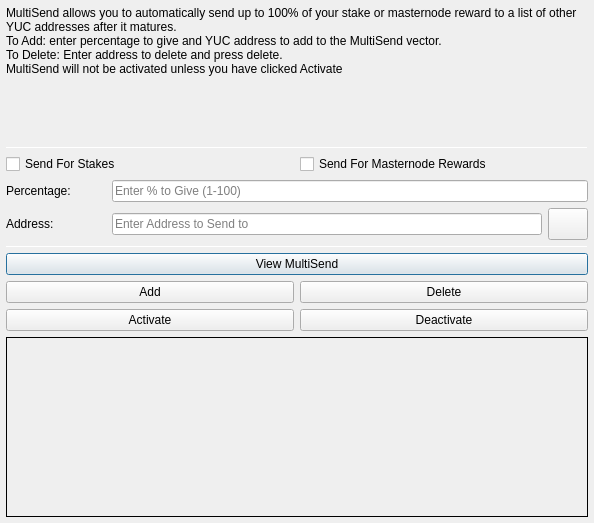
<?xml version="1.0" encoding="UTF-8"?>
<ui version="4.0">
 <class>MultiSendDialog</class>
 <widget class="QDialog" name="MultiSendDialog">
  <property name="windowModality">
   <enum>Qt::NonModal</enum>
  </property>
  <property name="geometry">
   <rect>
    <x>0</x>
    <y>0</y>
    <width>594</width>
    <height>523</height>
   </rect>
  </property>
  <property name="windowTitle">
   <string>MultiSend</string>
  </property>
  <layout class="QVBoxLayout" name="verticalLayout" stretch="0">
   <property name="leftMargin">
    <number>6</number>
   </property>
   <property name="topMargin">
    <number>6</number>
   </property>
   <property name="rightMargin">
    <number>6</number>
   </property>
   <property name="bottomMargin">
    <number>6</number>
   </property>
   <item>
    <layout class="QVBoxLayout" name="verticalLayout_Main" stretch="1,1,1,1,1,1">
     <item>
      <widget class="QLabel" name="label_2">
       <property name="lineWidth">
        <number>1</number>
       </property>
       <property name="text">
        <string>MultiSend allows you to automatically send up to 100% of your stake or masternode reward to a list of other YUC addresses after it matures.
To Add: enter percentage to give and YUC address to add to the MultiSend vector.
To Delete: Enter address to delete and press delete.
MultiSend will not be activated unless you have clicked Activate</string>
       </property>
       <property name="alignment">
        <set>Qt::AlignLeading|Qt::AlignLeft|Qt::AlignTop</set>
       </property>
       <property name="wordWrap">
        <bool>true</bool>
       </property>
      </widget>
     </item>
     <item>
      <widget class="Line" name="line">
       <property name="minimumSize">
        <size>
         <width>0</width>
         <height>1</height>
        </size>
       </property>
       <property name="maximumSize">
        <size>
         <width>16777215</width>
         <height>1</height>
        </size>
       </property>
       <property name="orientation">
        <enum>Qt::Horizontal</enum>
       </property>
      </widget>
     </item>
     <item>
      <layout class="QVBoxLayout" name="verticalLayout_Settings">
       <item>
        <layout class="QHBoxLayout" name="horizontalLayout">
         <item>
          <widget class="QCheckBox" name="multiSendStakeCheckBox">
           <property name="text">
            <string>Send For Stakes</string>
           </property>
          </widget>
         </item>
         <item>
          <widget class="QCheckBox" name="multiSendMasternodeCheckBox">
           <property name="text">
            <string>Send For Masternode Rewards</string>
           </property>
          </widget>
         </item>
        </layout>
       </item>
       <item>
        <layout class="QHBoxLayout" name="horizontalLayout_6">
         <item>
          <widget class="QLabel" name="label">
           <property name="minimumSize">
            <size>
             <width>100</width>
             <height>0</height>
            </size>
           </property>
           <property name="toolTip">
            <string>Percentage of stake to send</string>
           </property>
           <property name="text">
            <string>Percentage:</string>
           </property>
          </widget>
         </item>
         <item>
          <widget class="QLineEdit" name="multiSendPercentEdit">
           <property name="toolTip">
            <string>Enter whole numbers 1 - 100</string>
           </property>
           <property name="placeholderText">
            <string>Enter % to Give (1-100)</string>
           </property>
          </widget>
         </item>
        </layout>
       </item>
       <item>
        <layout class="QHBoxLayout" name="horizontalLayout_7">
         <item>
          <widget class="QLabel" name="label_5">
           <property name="minimumSize">
            <size>
             <width>100</width>
             <height>0</height>
            </size>
           </property>
           <property name="toolTip">
            <string>Address to send portion of stake to</string>
           </property>
           <property name="text">
            <string>Address:</string>
           </property>
          </widget>
         </item>
         <item>
          <widget class="QLineEdit" name="multiSendAddressEdit">
           <property name="toolTip">
            <string/>
           </property>
           <property name="placeholderText">
            <string>Enter Address to Send to</string>
           </property>
          </widget>
         </item>
         <item>
          <widget class="QPushButton" name="addressBookButton">
           <property name="maximumSize">
            <size>
             <width>16777215</width>
             <height>32</height>
            </size>
           </property>
           <property name="toolTip">
            <string>Choose an address from the address book</string>
           </property>
           <property name="text">
            <string/>
           </property>
           <property name="icon">
            <iconset resource="../yucoin.qrc">
             <normaloff>:/icons/address-book</normaloff>:/icons/address-book</iconset>
           </property>
           <property name="shortcut">
            <string>Alt+A</string>
           </property>
           <property name="autoDefault">
            <bool>false</bool>
           </property>
          </widget>
         </item>
        </layout>
       </item>
      </layout>
     </item>
     <item>
      <widget class="Line" name="line_2">
       <property name="minimumSize">
        <size>
         <width>0</width>
         <height>1</height>
        </size>
       </property>
       <property name="maximumSize">
        <size>
         <width>16777215</width>
         <height>1</height>
        </size>
       </property>
       <property name="orientation">
        <enum>Qt::Horizontal</enum>
       </property>
      </widget>
     </item>
     <item>
      <layout class="QVBoxLayout" name="verticalLayout_Buttons">
       <item>
        <layout class="QHBoxLayout" name="horizontalLayout_4">
         <item>
          <widget class="QPushButton" name="viewButton">
           <property name="toolTip">
            <string/>
           </property>
           <property name="statusTip">
            <string>View MultiSend Vector</string>
           </property>
           <property name="text">
            <string>View MultiSend</string>
           </property>
          </widget>
         </item>
        </layout>
       </item>
       <item>
        <layout class="QHBoxLayout" name="horizontalLayout_2">
         <item>
          <widget class="QPushButton" name="addButton">
           <property name="toolTip">
            <string/>
           </property>
           <property name="statusTip">
            <string>Add to MultiSend Vector</string>
           </property>
           <property name="text">
            <string>Add</string>
           </property>
          </widget>
         </item>
         <item>
          <widget class="QPushButton" name="deleteButton">
           <property name="toolTip">
            <string/>
           </property>
           <property name="statusTip">
            <string>Delete Address From MultiSend Vector</string>
           </property>
           <property name="text">
            <string>Delete</string>
           </property>
          </widget>
         </item>
        </layout>
       </item>
       <item>
        <layout class="QHBoxLayout" name="horizontalLayout_5">
         <item>
          <widget class="QPushButton" name="activateButton">
           <property name="statusTip">
            <string>Activate MultiSend</string>
           </property>
           <property name="text">
            <string>Activate</string>
           </property>
          </widget>
         </item>
         <item>
          <widget class="QPushButton" name="disableButton">
           <property name="statusTip">
            <string>Deactivate MultiSend</string>
           </property>
           <property name="text">
            <string>Deactivate</string>
           </property>
          </widget>
         </item>
        </layout>
       </item>
      </layout>
     </item>
     <item>
      <widget class="QLabel" name="message">
       <property name="minimumSize">
        <size>
         <width>0</width>
         <height>180</height>
        </size>
       </property>
       <property name="frameShape">
        <enum>QFrame::Panel</enum>
       </property>
       <property name="frameShadow">
        <enum>QFrame::Plain</enum>
       </property>
       <property name="lineWidth">
        <number>1</number>
       </property>
       <property name="midLineWidth">
        <number>1</number>
       </property>
       <property name="text">
        <string/>
       </property>
       <property name="alignment">
        <set>Qt::AlignLeading|Qt::AlignLeft|Qt::AlignTop</set>
       </property>
       <property name="wordWrap">
        <bool>true</bool>
       </property>
      </widget>
     </item>
    </layout>
   </item>
  </layout>
 </widget>
 <resources>
  <include location="../yucoin.qrc"/>
 </resources>
 <connections/>
</ui>
